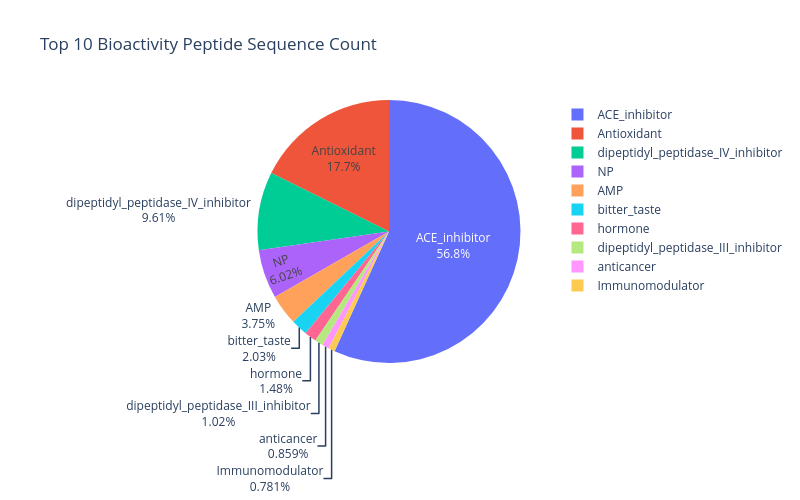

Notebook cell for this chart:
### Code cell
import plotly.express as px

# Grab the top 10 rows
top_10_sam1g1_df = sam1g1_df.head(10)

# Create the pie chart
fig = px.pie(top_10_sam1g1_df, 
             values='nPepSeq', 
             names='Bioactivity', 
             hover_name='Bioactivity',
             title='Top 10 Bioactivity Peptide Sequence Count',
             height=500, width=800)

# --- ADD THIS LINE ---
# This forces the pie chart to display the percentage and the label inside the slice
fig.update_traces(textposition='auto', 
                  textinfo='percent+label', 
                  hovertemplate='%{label} : %{value}<extra></extra>')

fig.show()

### Figure 1 — Plotly figure (JSON) as saved in the notebook; plotly's stock layout.template omitted (floating-point values rounded to 4 significant figures)
{"data": [{"domain": {"x": [0, 1], "y": [0, 1]}, "hovertemplate": "%{label} : %{value}<extra></extra>", "hovertext": ["ACE_inhibitor", "Antioxidant", "dipeptidyl_peptidase_IV_inhibitor", "NP", "AMP", "bitter_taste", "hormone", "dipeptidyl_peptidase_III_inhibitor", "anticancer", "Immunomodulator"], "labels": ["ACE_inhibitor", "Antioxidant", "dipeptidyl_peptidase_IV_inhibitor", "NP", "AMP", "bitter_taste", "hormone", "dipeptidyl_peptidase_III_inhibitor", "anticancer", "Immunomodulator"], "legendgroup": "", "name": "", "showlegend": true, "textinfo": "percent+label", "textposition": "auto", "type": "pie", "values": [727, 226, 123, 77, 48, 26, 19, 13, 11, 10]}], "layout": {"height": 500, "legend": {"tracegroupgap": 0}, "title": {"text": "Top 10 Bioactivity Peptide Sequence Count"}, "width": 800}}
